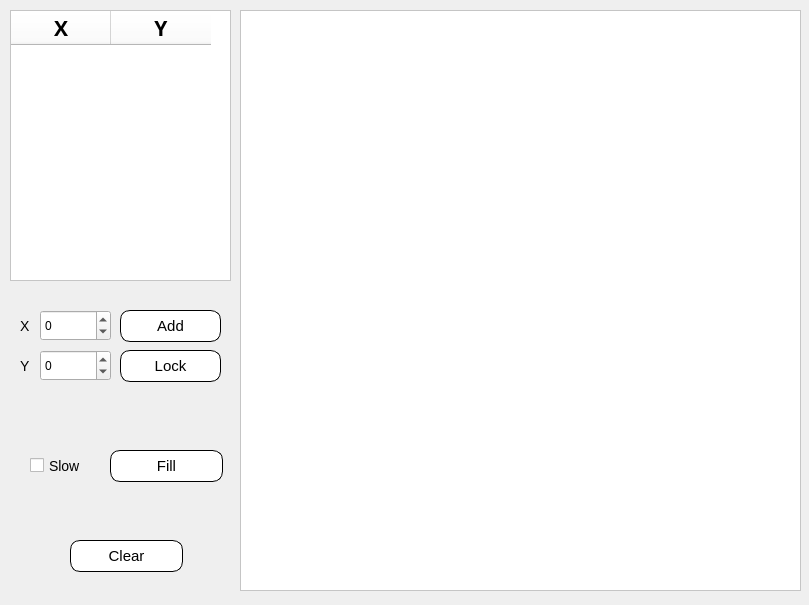
<?xml version="1.0" encoding="UTF-8"?>
<ui version="4.0">
 <class>MainWindow</class>
 <widget class="QMainWindow" name="MainWindow">
  <property name="geometry">
   <rect>
    <x>0</x>
    <y>0</y>
    <width>809</width>
    <height>605</height>
   </rect>
  </property>
  <property name="windowTitle">
   <string>Лабораторная работа 5</string>
  </property>
  <property name="styleSheet">
   <string notr="true">#lock {
font-size: 15px; 
background: white; 
border: 1px solid; 
border-radius: 10px;
}
#lock:hover {
color: darkgreen;
font-size: 17px;
}
#lock:pressed {
font-size: 19px;
}</string>
  </property>
  <widget class="QWidget" name="centralwidget">
   <widget class="QGraphicsView" name="view">
    <property name="geometry">
     <rect>
      <x>240</x>
      <y>10</y>
      <width>561</width>
      <height>581</height>
     </rect>
    </property>
    <property name="styleSheet">
     <string notr="true">background: white</string>
    </property>
   </widget>
   <widget class="QTableWidget" name="table">
    <property name="geometry">
     <rect>
      <x>10</x>
      <y>10</y>
      <width>221</width>
      <height>271</height>
     </rect>
    </property>
    <property name="styleSheet">
     <string notr="true">background: white;</string>
    </property>
    <column>
     <property name="text">
      <string>X</string>
     </property>
     <property name="font">
      <font>
       <family>Damascus</family>
       <pointsize>16</pointsize>
       <weight>75</weight>
       <italic>false</italic>
       <bold>true</bold>
       <underline>false</underline>
      </font>
     </property>
     <property name="textAlignment">
      <set>AlignCenter</set>
     </property>
    </column>
    <column>
     <property name="text">
      <string>Y</string>
     </property>
     <property name="font">
      <font>
       <family>Damascus</family>
       <pointsize>16</pointsize>
       <weight>75</weight>
       <bold>true</bold>
       <underline>false</underline>
      </font>
     </property>
     <property name="textAlignment">
      <set>AlignCenter</set>
     </property>
     <property name="foreground">
      <brush brushstyle="SolidPattern">
       <color alpha="255">
        <red>0</red>
        <green>0</green>
        <blue>0</blue>
       </color>
      </brush>
     </property>
    </column>
   </widget>
   <widget class="QPushButton" name="paint">
    <property name="geometry">
     <rect>
      <x>110</x>
      <y>450</y>
      <width>113</width>
      <height>32</height>
     </rect>
    </property>
    <property name="styleSheet">
     <string notr="true">#paint {
font-size: 15px; 
background: white; 
border: 1px solid; 
border-radius: 10px;
}
#paint:hover {
color: darkgreen;
font-size: 17px;
}
#paint:pressed {
font-size: 19px;
}</string>
    </property>
    <property name="text">
     <string>Fill</string>
    </property>
   </widget>
   <widget class="QPushButton" name="lock">
    <property name="geometry">
     <rect>
      <x>120</x>
      <y>350</y>
      <width>101</width>
      <height>32</height>
     </rect>
    </property>
    <property name="text">
     <string>Lock</string>
    </property>
   </widget>
   <widget class="QPushButton" name="erase">
    <property name="geometry">
     <rect>
      <x>70</x>
      <y>540</y>
      <width>113</width>
      <height>32</height>
     </rect>
    </property>
    <property name="styleSheet">
     <string notr="true">#erase {
font-size: 15px; 
background: white; 
border: 1px solid; 
border-radius: 10px;
}
#erase:hover {
color: red;
font-size: 17px;
}
#erase:pressed {
font-size: 19px;
}</string>
    </property>
    <property name="text">
     <string>Clear</string>
    </property>
   </widget>
   <widget class="QCheckBox" name="delay">
    <property name="geometry">
     <rect>
      <x>30</x>
      <y>450</y>
      <width>61</width>
      <height>31</height>
     </rect>
    </property>
    <property name="font">
     <font>
      <pointsize>-1</pointsize>
     </font>
    </property>
    <property name="styleSheet">
     <string notr="true">color: black; font-size: 14px;</string>
    </property>
    <property name="text">
     <string>Slow</string>
    </property>
   </widget>
   <widget class="QPushButton" name="addpoint">
    <property name="geometry">
     <rect>
      <x>120</x>
      <y>310</y>
      <width>101</width>
      <height>32</height>
     </rect>
    </property>
    <property name="styleSheet">
     <string notr="true">#addpoint {
font-size: 15px; 
background: white; 
border: 1px solid; 
border-radius: 10px;
}
#addpoint:hover {
color: darkgreen;
font-size: 17px;
}
#addpoint:pressed {
font-size: 19px;
}</string>
    </property>
    <property name="text">
     <string>Add</string>
    </property>
   </widget>
   <widget class="QSpinBox" name="x">
    <property name="geometry">
     <rect>
      <x>40</x>
      <y>310</y>
      <width>71</width>
      <height>31</height>
     </rect>
    </property>
    <property name="minimum">
     <number>-9999</number>
    </property>
    <property name="maximum">
     <number>9999</number>
    </property>
    <property name="value">
     <number>0</number>
    </property>
   </widget>
   <widget class="QSpinBox" name="y">
    <property name="geometry">
     <rect>
      <x>40</x>
      <y>350</y>
      <width>71</width>
      <height>31</height>
     </rect>
    </property>
    <property name="minimum">
     <number>-9999</number>
    </property>
    <property name="maximum">
     <number>9999</number>
    </property>
    <property name="value">
     <number>0</number>
    </property>
   </widget>
   <widget class="QLabel" name="label">
    <property name="geometry">
     <rect>
      <x>20</x>
      <y>310</y>
      <width>16</width>
      <height>31</height>
     </rect>
    </property>
    <property name="styleSheet">
     <string notr="true">color: black; font-size: 14px;</string>
    </property>
    <property name="text">
     <string>X</string>
    </property>
   </widget>
   <widget class="QLabel" name="label_2">
    <property name="geometry">
     <rect>
      <x>20</x>
      <y>350</y>
      <width>16</width>
      <height>31</height>
     </rect>
    </property>
    <property name="styleSheet">
     <string notr="true">color: black; font-size: 14px;</string>
    </property>
    <property name="text">
     <string>Y</string>
    </property>
   </widget>
  </widget>
 </widget>
 <resources/>
 <connections/>
</ui>
